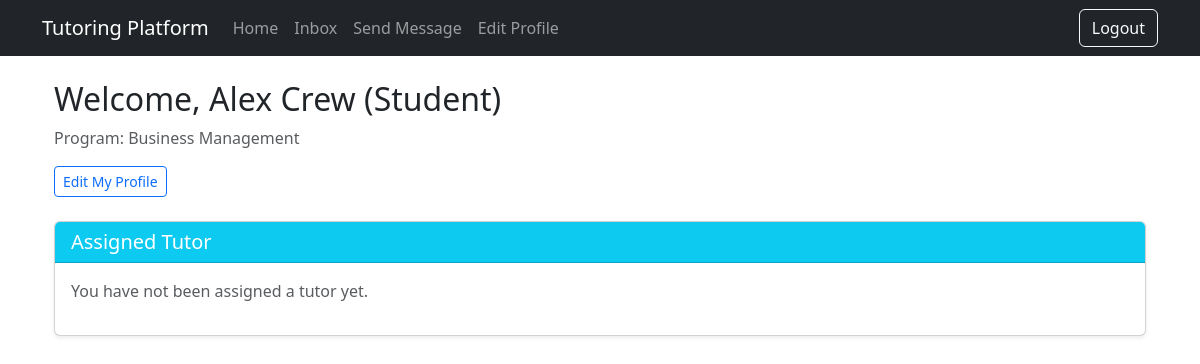
Page /dashboard/ (signed in) on the committed database.
### core/models.py (models this page shows, shortened)
class StudentProfile(models.Model):
    user = models.OneToOneField(CustomUser, on_delete=models.CASCADE, limit_choices_to={'role': 'student'})
    academic_needs = models.TextField()
    program_details = models.CharField(max_length=255)
    preferred_format = models.CharField(max_length=50)
    required_hours = models.PositiveIntegerField()

class CustomUser(AbstractBaseUser, PermissionsMixin):
    ROLE_CHOICES = [
        ('admin', 'Admin'),
        ('student', 'Student'),
        ('tutor', 'Tutor'),
        ('viewer', 'Viewer'),
    ]
    email = models.EmailField(unique=True)
    full_name = models.CharField(max_length=150)
    phone = models.CharField(max_length=20, unique=True)
    role = models.CharField(max_length=10, choices=ROLE_CHOICES)
    is_active = models.BooleanField(default=True)
    is_staff = models.BooleanField(default=False)
    date_joined = models.DateTimeField(auto_now_add=True)
    objects = CustomUserManager()
    USERNAME_FIELD = 'email'
    REQUIRED_FIELDS = ['full_name', 'phone', 'role']

### core/views.py (the view, shortened to what this page needs)
# urls.py: path('dashboard/', dashboard, name='dashboard'),
@login_required
def dashboard(request):
    user = request.user
    if user.role == 'tutor':
        tutor_profile = getattr(user, 'tutorprofile', None)
        assignments = TutorAssignment.objects.filter(tutor=tutor_profile)
        context = {
            'user_role': 'Tutor',
            'profile': tutor_profile,
            'assignments': assignments,
        }
        return render(request, 'dashboard_tutor.html', context)
    elif user.role == 'student':
        student_profile = getattr(user, 'studentprofile', None)
        assignments = TutorAssignment.objects.filter(student=student_profile)
        context = {
            'user_role': 'Student',
            'profile': student_profile,
            'assignments': assignments,
        }
        return render(request, 'dashboard_student.html', context)
    else:
        return render(request, 'dashboard_viewer.html', {'user_role': 'Viewer'})

### core/templates/dashboard_student.html (shortened to what this page needs)
{% extends 'base.html' %}
{% block content %}
<div class="container">
  <div class="row mb-4">
    <div class="col">
      <h2>Welcome, {{ profile.user.full_name }} (Student)</h2>
      <p class="text-muted">Program: {{ profile.program_details }}</p>
      <a href="{% url 'edit_student_profile' %}" class="btn btn-sm btn-outline-primary">Edit My Profile</a>
    </div>
  </div>
  <div class="card shadow-sm">
    <div class="card-header bg-info text-white">
      <h5 class="mb-0">Assigned Tutor</h5>
    </div>
    <div class="card-body">
      {% if assignments %}
        {% for assign in assignments %}
          <h5>{{ assign.tutor.user.full_name }}</h5>
          <p><strong>Skills:</strong> {{ assign.tutor.skills }}</p>
          <p><strong>Experience:</strong> {{ assign.tutor.experience }}</p>
          <p><strong>Hours Worked:</strong> {{ assign.hours_worked|default:"0.0" }} hrs</p>
          <a href="{% url 'view_tutor_profile' assign.tutor.id %}" class="btn btn-sm btn-outline-secondary">View Tutor Profile</a>
        {% endfor %}
      {% else %}
        <p class="text-muted">You have not been assigned a tutor yet.</p>
      {% endif %}
    </div>
  </div>
</div>
{% endblock %}

### rows in the picture
StudentProfile: user.full_name "Alex Crew", program_details "Business Management"
